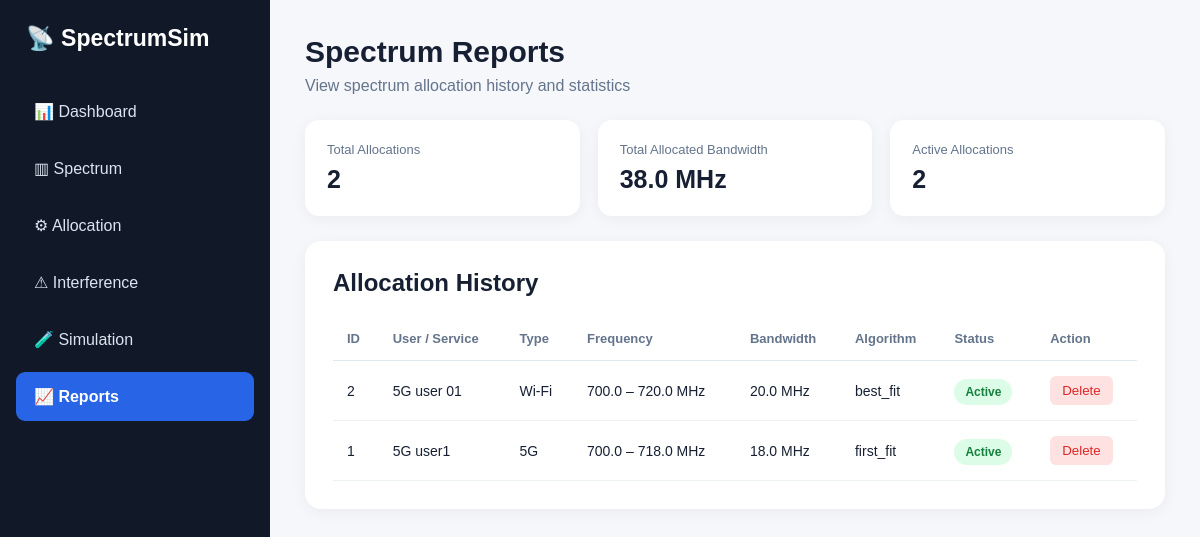
Page /reports on the committed database.
### tables this page shows
CREATE TABLE allocations (

            id INTEGER PRIMARY KEY AUTOINCREMENT,

            user TEXT NOT NULL,

            service_type TEXT NOT NULL,

            start_frequency REAL NOT NULL,

            bandwidth REAL NOT NULL,

            end_frequency REAL NOT NULL,

            algorithm TEXT NOT NULL,

            status TEXT DEFAULT 'Active',

            created_at TIMESTAMP
                DEFAULT CURRENT_TIMESTAMP
        );

### App.py (the view)
@app.route("/reports")
def reports():
    connection = get_db_connection()
    allocations = connection.execute(
        """
        SELECT *
        FROM allocations
        ORDER BY id DESC
        """
    ).fetchall()
    connection.close()
    return render_template(
        "reports.html",
        allocations=allocations
    )

### App.py (called while the page is built)
def get_db_connection():
    connection = sqlite3.connect(
        DATABASE
    )
    connection.row_factory = sqlite3.Row
    return connection

### templates/reports.html (shortened to what this page needs)
<!DOCTYPE html>
<html lang="en">
<head>
</head>
<body>
<aside class="sidebar">
    <div class="logo">
        📡 SpectrumSim
    </div>
    <nav class="menu">
        <a href="{{ url_for('dashboard') }}">
            📊 Dashboard
        </a>
        <a href="{{ url_for('spectrum') }}">
            ▥ Spectrum
        </a>
        <a href="{{ url_for('allocation') }}">
            ⚙ Allocation
        </a>
        <a href="{{ url_for('interference') }}">
            ⚠ Interference
        </a>
        <a href="{{ url_for('simulation') }}">
            🧪 Simulation
        </a>
        <a href="{{ url_for('reports') }}" class="active">
            📈 Reports
        </a>
    </nav>
</aside>
<main class="main">
    <div class="title">
        Spectrum Reports
    </div>
    <div class="subtitle">
        View spectrum allocation history and statistics
    </div>
    <div class="stats">
        <div class="stat">
            <div class="stat-label">
                Total Allocations
            </div>
            <div class="stat-number">
                {{ allocations|length }}
            </div>
        </div>
        <div class="stat">
            <div class="stat-label">
                Total Allocated Bandwidth
            </div>
            <div class="stat-number">
                {% set total = namespace(value=0) %}
                {% for item in allocations %}
                    {% set total.value =
                        total.value + item["bandwidth"] %}
                {% endfor %}
                {{ total.value }} MHz
            </div>
        </div>
        <div class="stat">
            <div class="stat-label">
                Active Allocations
            </div>
            <div class="stat-number">
                {{ allocations|length }}
            </div>
        </div>
    </div>
    <div class="card">
        <h2>
            Allocation History
        </h2>
        {% if allocations %}
        <table>
            <thead>
                <tr>
                    <th>ID</th>
                    <th>User / Service</th>
                    <th>Type</th>
                    <th>Frequency</th>
                    <th>Bandwidth</th>
                    <th>Algorithm</th>
                    <th>Status</th>
                    <th>Action</th>
                </tr>
            </thead>
            <tbody>
            {% for item in allocations %}
                <tr>
                    <td>
                        {{ item["id"] }}
                    </td>
                    <td>
                        {{ item["user"] }}
                    </td>
                    <td>
                        {{ item["service_type"] }}
                    </td>
                    <td>
                        {{ item["start_frequency"] }}
                        –
                        {{ item["end_frequency"] }}
                        MHz
                    </td>
                    <td>
                        {{ item["bandwidth"] }}
                        MHz
                    </td>
                    <td>
                        {{ item["algorithm"] }}
                    </td>
                    <td>
                        <span class="active">
                            {{ item["status"] }}
                        </span>
                    </td>
                    <td>
                        <form
                            method="POST"
                            action="{{ url_for(
                                'delete_allocation',
                                allocation_id=item['id']
                            ) }}"
                        >
                            <button
                                type="submit"
                                class="delete"
                                onclick="return confirm(
                                    'Delete this allocation?'
                                );"
                            >
                                Delete
                            </button>
                        </form>
                    </td>
                </tr>
            {% endfor %}
            </tbody>
        </table>
        {% else %}
        <div class="empty">
            No allocation records found.
            <br><br>
            Create an allocation first.
        </div>
        {% endif %}
    </div>
</main>
</body>
</html>

### templates/reports.html (style rules this page uses)
* { margin: 0; padding: 0; box-sizing: border-box; font-family: Arial, sans-serif; }
body { background: #f5f7fb; color: #172033; }
.sidebar { position: fixed; left: 0; top: 0; width: 270px; height: 100vh; background: #111827; padding: 25px 16px; color: white; }
.logo { font-size: 23px; font-weight: bold; padding: 0 10px; margin-bottom: 35px; }
.menu { display: flex; flex-direction: column; gap: 8px; }
.menu a { text-decoration: none; color: #dbe4f0; padding: 15px 18px; border-radius: 9px; display: flex; gap: 12px; font-size: 16px; }
.menu a.active { background: #2864e6; color: white; }
.main { margin-left: 270px; padding: 35px; }
.title { font-size: 30px; font-weight: bold; }
.subtitle { color: #64748b; margin: 8px 0 25px; }
.stats { display: grid; grid-template-columns: repeat(3, 1fr); gap: 18px; margin-bottom: 25px; }
.stat { background: white; padding: 22px; border-radius: 14px; box-shadow: 0 3px 15px rgba(0,0,0,.05); }
.stat-label { color: #64748b; font-size: 13px; }
.stat-number { font-size: 25px; font-weight: bold; margin-top: 8px; }
.card { background: white; padding: 28px; border-radius: 16px; box-shadow: 0 3px 15px rgba(0,0,0,.05); }
table { width: 100%; border-collapse: collapse; margin-top: 20px; }
th { text-align: left; color: #64748b; padding: 14px; border-bottom: 1px solid #e2e8f0; font-size: 13px; }
td { padding: 15px 14px; border-bottom: 1px solid #edf0f4; font-size: 14px; }
.active { background: #dcfce7; color: #15803d; padding: 6px 11px; border-radius: 15px; font-size: 12px; font-weight: bold; }
.delete { background: #fee2e2; color: #dc2626; border: none; padding: 7px 12px; border-radius: 6px; cursor: pointer; }

### rows in the picture
allocations: id "2", user "5G user 01", service_type "Wi-Fi", start_frequency "700.0", end_frequency "720.0", bandwidth "20.0", algorithm "best_fit", status "Active"
allocations: id "1", user "5G user1", service_type "5G", start_frequency "700.0", end_frequency "718.0", bandwidth "18.0", algorithm "first_fit", status "Active"

### other values in the picture
{{ allocations|length }} "2"
{{ total.value }} "38.0"
